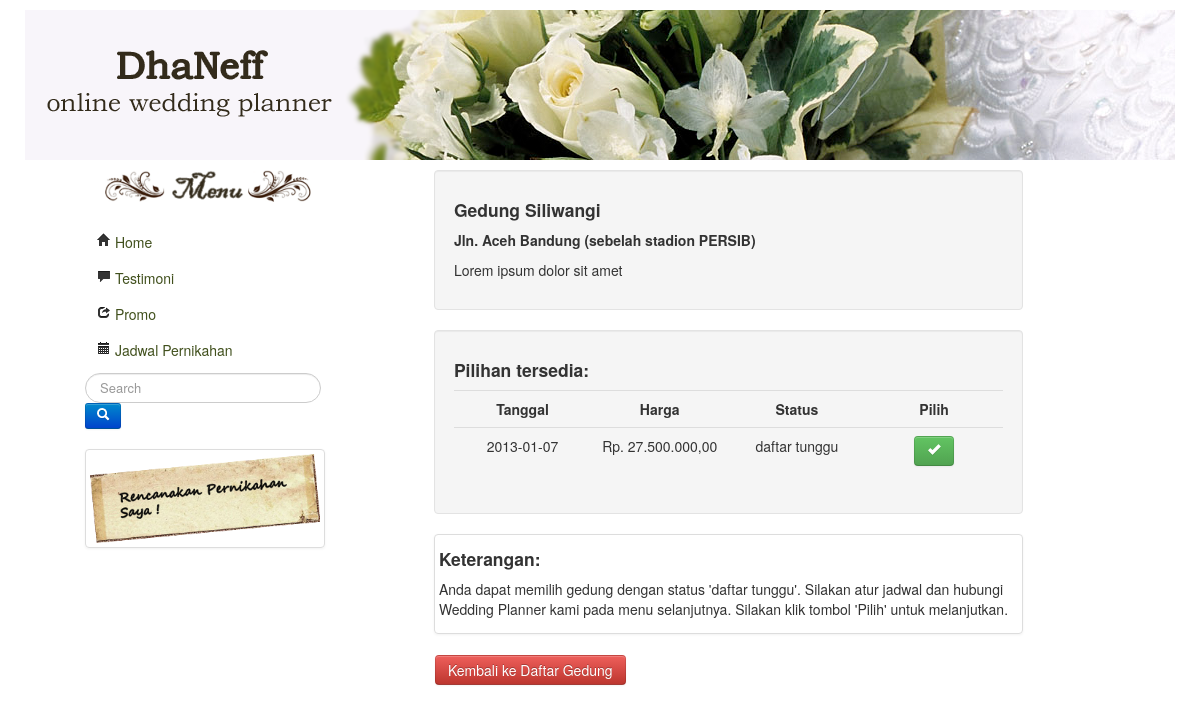
The page /view/view-pilihdetail.php?ged=3 on the database its author committed.
### tables this page shows
CREATE TABLE IF NOT EXISTS `gedung` (
  `id_gedung` int(11) NOT NULL AUTO_INCREMENT,
  `nama_gedung` varchar(50) DEFAULT NULL,
  `alamat` text,
  `id_kota` int(11) NOT NULL,
  `waktu` varchar(40) DEFAULT NULL,
  `keterangan` varchar(40) DEFAULT NULL,
  `deskripsi_gedung` text,
  `gambar_gedung` varchar(50) DEFAULT NULL,
  `kapasitas` int(4) DEFAULT NULL,
  `flag` tinyint(1) NOT NULL DEFAULT '1',
  PRIMARY KEY (`id_gedung`)
);

CREATE TABLE IF NOT EXISTS `gedung_detail` (
  `id_detail` int(11) NOT NULL AUTO_INCREMENT,
  `id_gedung` int(11) DEFAULT NULL,
  `tanggal` date DEFAULT NULL,
  `harga` decimal(10,0) DEFAULT NULL,
  `id_status` int(11) DEFAULT NULL,
  `flag` tinyint(1) DEFAULT NULL,
  PRIMARY KEY (`id_detail`)
);

CREATE TABLE IF NOT EXISTS `status` (
  `id_status` int(11) NOT NULL AUTO_INCREMENT,
  `status` varchar(40) NOT NULL,
  PRIMARY KEY (`id_status`)
);

### view/view-pilihdetail.php (the view, shortened to what this page needs)
<?php
include('../model/model-pesan.php');
include_once ('header.php');
echo "<div class='span7 offset1'>";
$obj=new Pesan("localhost","root","","wedding");
	if(isset($_REQUEST['ged'])){
		$obj->detail($_REQUEST['ged']);
	?>
<html>
	<body>
			<div class="well">
				<h4>Pilihan tersedia: </h4>
				<table class="table table-hover" width="100%" border="0">
					<tr>
						<th width="25%">Tanggal</th>
						<th width="25%">Harga</th>
						<th width="25%">Status</th>
						<th width="25%">Pilih</th>
					</tr>
					<?php foreach($obj->data as $val){
							extract($val);
							?>
								<tr align="center">
								<td><?php echo $tanggal; ?></td>
								<td><?php echo "Rp. ".number_format($harga,2,',','.'); ?></td>
								<td><?php echo $status; ?></td>
									<?php if($id_status==6){
										echo "<td> -Tidak  bisa dipilih- </td>";
											} else {?>
											<td><a href="view-pilihpaket.php?detail=<?php echo $id_detail; ?>" class="btn btn-success" rel="tooltip" title="Pilih"><i class="icon-ok icon-white" ></i></a>
											</td>
										<?php } ?>
					</tr>
					<?php }
				echo "</table>";
				}
				echo "</div>";
?>
<div class="thumbnail">
<h4>Keterangan: </h4>
<p>Anda dapat memilih gedung dengan status 'daftar tunggu'. Silakan atur jadwal dan hubungi Wedding Planner kami pada menu selanjutnya.
Silakan klik tombol 'Pilih' untuk melanjutkan.</p>
</div><br>
<table width="100%" border="0"><tr>
<td><a class="btn btn-danger" href="view-gedung.php">Kembali ke Daftar Gedung</a></td>
</tr></table>
		</body>
	</html>

### model/model-pesan.php (shortened to what this page needs)
<?php
class Pesan {
	public $mysqli;
	public $data;
	public function __construct($host,$username,$password,$db_name){
		$this->mysqli = new mysqli($host, $username, $password, $db_name);
	}
	public function detail($id){
		$query="SELECT d.id_detail, g.id_gedung, g.nama_gedung, g.gambar_gedung, g.deskripsi_gedung, d.tanggal, d.harga, s.id_status, s.status
		FROM gedung_detail d
		JOIN gedung g ON g.id_gedung = d.id_gedung
		JOIN STATUS s ON s.id_status = d.id_status
		WHERE g.id_gedung ='$id' && d.flag = 1
		ORDER BY d.id_status ASC
		LIMIT 0 , 30";
		$result= $this->mysqli->query($query);
		$query2="SELECT distinct g.nama_gedung, g.alamat, g.deskripsi_gedung
		from gedung g
		where g.id_gedung ='$id'";
		$result2=$this->mysqli->query($query2);
		$a=$result2->fetch_assoc();
		echo "<div class='well'>
			<h4>".$a['nama_gedung']."</h4>
			<h5>".$a['alamat']."</h5>
			<p>".$a['deskripsi_gedung']."</p>
			</div>
			";
		if($result){
			while($rows=$result->fetch_assoc()){
				$this->data[]=$rows;
			}
			return $this->data;
		}
	}
}

### rows shown on the page
gedung: nama_gedung "Gedung Siliwangi", alamat "Jln. Aceh Bandung (sebelah stadion PERSIB)", deskripsi_gedung "Lorem ipsum dolor sit amet"
gedung_detail: tanggal "2013-01-07", harga "27.500.000,00", id_status.status "daftar tunggu"
